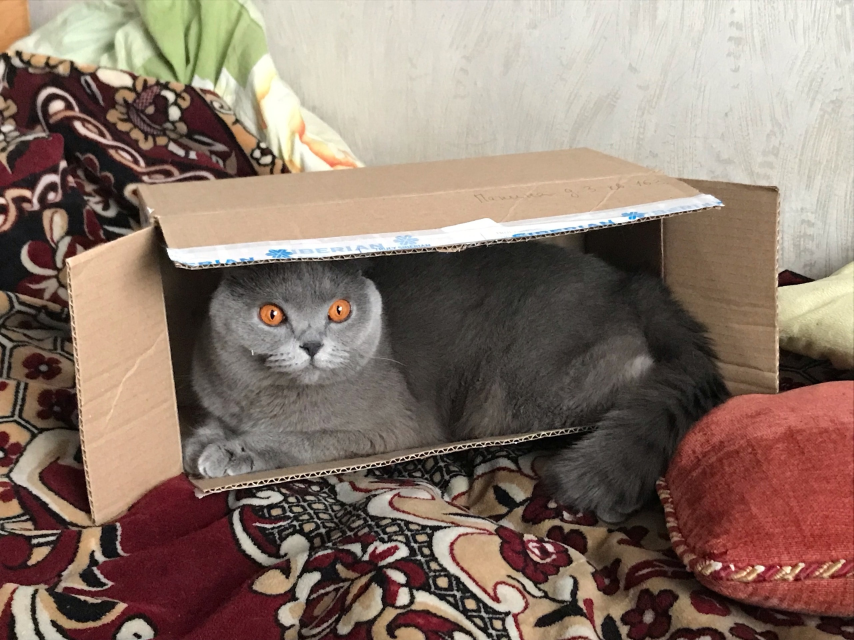
#> input picture Lab work/Lab5/Kojka.jpg, 2560 x 1920 px (shown at 1/3 size); the run also reads 1 picture not shown here
$ python lab5.py
#> lines starting #> are read from the running program, lines starting #| are printed output that depends on the picture; after the words box and inside, x2 and y2 are one past the last pixel; in counts of white or black regions, pixels touching at a corner belong together; pictures that were not available may be replaced by others from this repository, and a replacement may not be noted
import cv2
img = cv2.imread('Kojka.jpg')
#> img is the input picture: shape (1920, 2560, 3); mean B, G, R 106.6, 118.4, 137.5
scale_percent = 30  # percent of original size
width = int(img.shape[1] * scale_percent / 100)
#> width = 768
height = int(img.shape[0] * scale_percent / 100)
#> height = 576
dim = (width, height)
#> dim = (768, 576)
img = cv2.resize(img, dim, interpolation=cv2.INTER_AREA)
#> img: shape (576, 768, 3)
# 1.a
gray_img = cv2.cvtColor(img, cv2.COLOR_BGR2GRAY)
ret, thresh_img = cv2.threshold(gray_img, 130, 255, cv2.THRESH_BINARY)
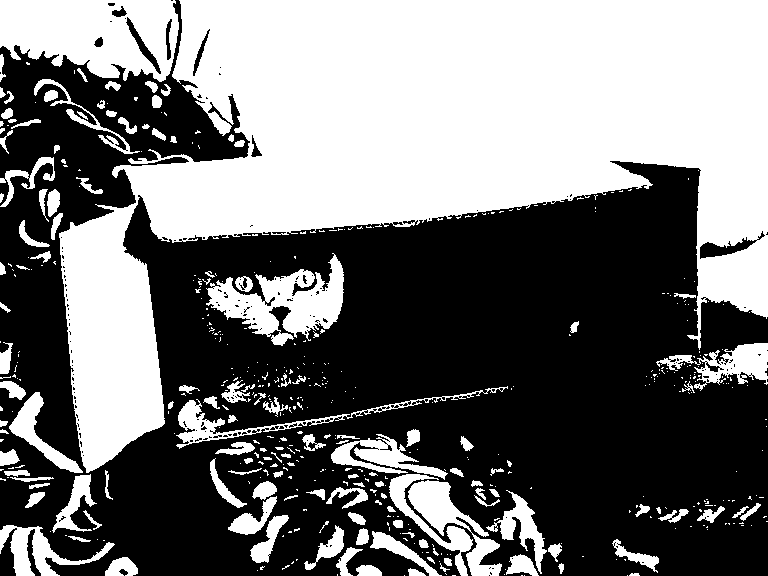
#> thresh_img: shape (576, 768); 45.5% white; 497 white regions (358 under 20 px), largest, box (x1, y1, x2, y2) and area: (59, 0, 768, 473) 150290, (0, 0, 179, 82) 10955, (206, 253, 344, 346) 5772
cv2.imshow('Original image', img)
cv2.imshow('Grayscale image', gray_img)
cv2.imshow('Binary Thresholded image', thresh_img)
cv2.waitKey(0)
cv2.destroyAllWindows()

# 1.b
text = "Hehe or not Hehe"
font = cv2.FONT_HERSHEY_SIMPLEX
font_scale = 2
thickness = 2
color = (0, 255, 0)
text_size, _ = cv2.getTextSize(text, font, font_scale, thickness)
text_x = int((img.shape[1] - text_size[0]) / 2)
#> text_x = 99
text_y = int((img.shape[0] - text_size[1]) / 2)
#> text_y = 266
cv2.putText(img, text, (text_x, text_y), font, font_scale, color, thickness)
#> img: shape (576, 768, 3); mean B, G, R 106.2, 119.9, 136.9
cv2.imshow('Image with text', img)
cv2.waitKey(0)
cv2.destroyAllWindows()

start_x = 100
start_y = 100
end_x = 500
end_y = 500
cropped_image = img[start_y:end_y, start_x:end_x]
cv2.imshow('Cropped image', cropped_image)
cv2.waitKey(0)
cv2.destroyAllWindows()

#1.c

angle = 90
rows, cols, _ = img.shape
#> rows = 576; cols = 768
rotation_matrix = cv2.getRotationMatrix2D((cols/2, rows/2), angle, 1)
#> rotation_matrix = [[6.12e-17, 1, 96], [-1, 6.12e-17, 672]]
rotated_img = cv2.warpAffine(img, rotation_matrix, (cols, rows))
cv2.imshow('Rotated image', rotated_img)
cv2.waitKey(0)
cv2.destroyAllWindows()

kernel_size = (5, 5)
blur_img = cv2.GaussianBlur(img, (51, 51), 0)
ksize = 11
sigma = 5
smooth_img = cv2.GaussianBlur(img, (ksize, ksize), sigma)
cv2.imshow('Blurred image', blur_img)
cv2.imshow('Smooth image', smooth_img)
cv2.waitKey(0)
cv2.destroyAllWindows()

#2
image = cv2.imread('people.jpg')
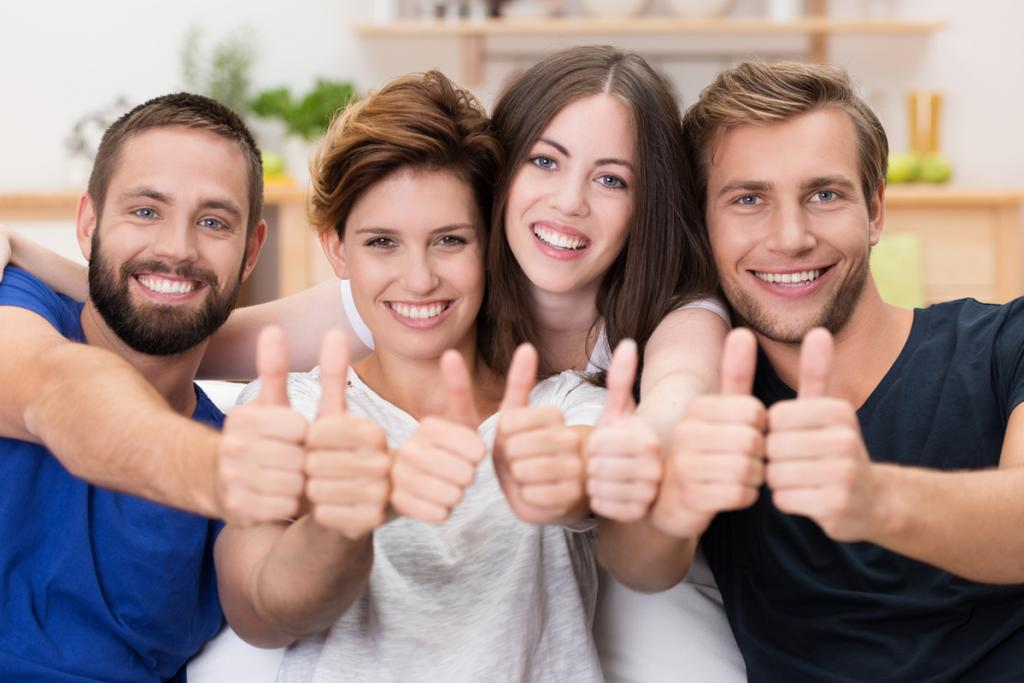
#> input picture Lab work/Lab5/people.jpg, 1024 x 683 px
#> image is the input picture: shape (683, 1024, 3); mean B, G, R 130.9, 136.6, 159.6
face_cascade = cv2.CascadeClassifier(cv2.data.haarcascades + 'haarcascade_frontalface_default.xml')
gray = cv2.cvtColor(image, cv2.COLOR_BGR2GRAY)
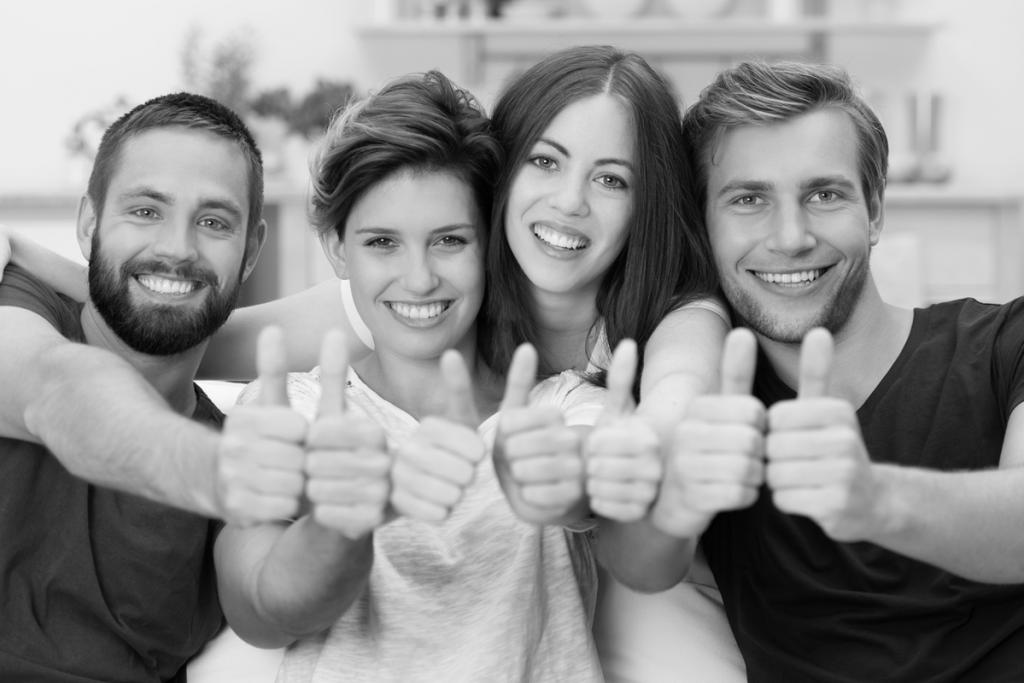
#> gray: shape (683, 1024); min 0, max 255, mean 142.8
faces = face_cascade.detectMultiScale(gray, 1.1, 4)
#> faces = [[542, 556, 31, 31], [219, 493, 102, 102], [491, 109, 167, 167], [326, 174, 177, 177], [688, 121, 199, 199], [83, 143, 186, 186]]
for (x, y, w, h) in faces:
    cv2.rectangle(image, (x, y), (x+w, y+h), (255, 0, 0), 2)
#> this loop made 6 passes
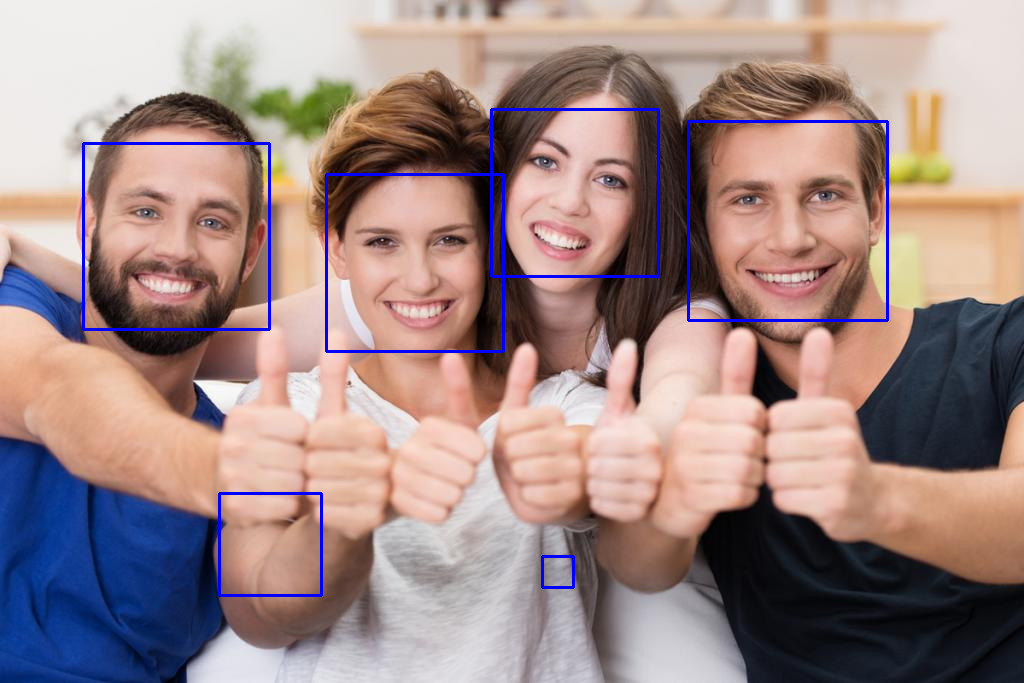
#> image: shape (683, 1024, 3); 1.47% of pixels changed, all inside (x1, y1, x2, y2) = (82, 108, 889, 597)
cv2.imshow('Image', image)
print('Number of faces detected:', len(faces))
#| Number of faces detected: 6
cv2.waitKey(0)
cv2.destroyAllWindows()

#3
import numpy as np

def draw_circle(event,x,y,flags,param):
    if(event == cv2.EVENT_LBUTTONDBLCLK):
         cv2.circle(img,(x,y),100,(255,255, 0),-1)

def draw_free(event, x, y, flags, params):
    if event == cv2.EVENT_MOUSEMOVE and flags == cv2.EVENT_FLAG_RBUTTON:
        cv2.circle(img, (x, y), 5, (255, 0, 0), -1)

img = np.zeros((512, 512, 3), dtype=np.uint8)
cv2.namedWindow('image')
cv2.setMouseCallback('image', draw_circle)
cv2.setMouseCallback('image', draw_free)

while True:
    cv2.imshow('image', img)
    if cv2.waitKey(1) & 0xFF == ord('q'):
#> (key q is pressed here)
        break

cv2.destroyAllWindows()

#4.a

capture = cv2.VideoCapture('IMG_0026.MOV')
framewidth = int(capture.get(3))
#> framewidth = 750
frameheight = int(capture.get(4))
#> frameheight = 422

x = int(framewidth / 4)
#> x = 187
y = int(frameheight / 4)
#> y = 105
width = int(framewidth / 2)
#> width = 375
height = int(frameheight / 2)
#> height = 211

while True:
    ret, frame = capture.read()
    if ret == True:
        croppedframe = frame[y:y + height, x:x + width]
        rotatedframe = cv2.rotate(croppedframe, cv2.ROTATE_90_CLOCKWISE)
        cv2.imshow('Rotated', rotatedframe)
        if cv2.waitKey(25) & 0xFF == ord('q'):
#> (key q is pressed here)
            break
    else:
        break

#4.b
capture.release()
cv2.destroyAllWindows()

capture = cv2.VideoCapture('IMG_0026.MOV')
framewidth = int(capture.get(3))
frameheight = int(capture.get(4))

x = int(framewidth / 4)
y = int(frameheight / 4)
width = int(framewidth / 2)
height = int(frameheight / 2)

while True:
    ret, frame = capture.read()
    if ret == True:
        croppedframe = frame[y:y + height, x:x + width]
        cv2.imshow('Original', frame)
        cv2.imshow('Cropped - RGB', croppedframe)
        grayframe = cv2.cvtColor(croppedframe, cv2.COLOR_BGR2GRAY)
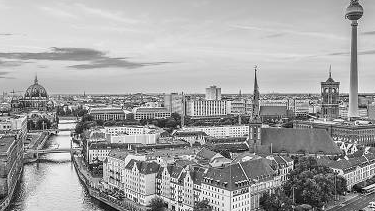
#> grayframe: shape (211, 375); min 1, max 255, mean 163.5
        cv2.imshow('Cropped - Gray', grayframe)
        if cv2.waitKey(25) & 0xFF == ord('q'):
#> (key q is pressed here)
            break
    else:
        break

capture.release()
cv2.destroyAllWindows()

#4.c
capture = cv2.VideoCapture('vecteezy_beautiful-white-cherry-blossoms-at-riverside-in-japan_1626044.mp4')
framewidth = int(capture.get(3))
frameheight = int(capture.get(4))

newwidth = int(framewidth / 2)
#> newwidth = 375
newheight = int(frameheight / 2)
#> newheight = 211

while True:
    ret, frame = capture.read()
    if ret == True:
        resizedframe = cv2.resize(frame, (newwidth, newheight))
        rotatedframe = cv2.rotate(resizedframe, cv2.ROTATE_180)
#> rotatedframe: shape (211, 375, 3)
        cv2.imshow('Rotated', rotatedframe)
        blurredframe = cv2.GaussianBlur(rotatedframe, (7, 7), 0)
        cv2.imshow('Blurred', blurredframe)
        if cv2.waitKey(25) & 0xFF == ord('q'):
#> (key q is pressed here)
            break
    else:
        break

capture.release()
cv2.destroyAllWindows()

#5

capture = cv2.VideoCapture('IMG_0026.MOV')
bgSubtractor = cv2.createBackgroundSubtractorMOG2()

while capture.isOpened():
    ret, frame = capture.read()
    if ret:
        fgMask = bgSubtractor.apply(frame)
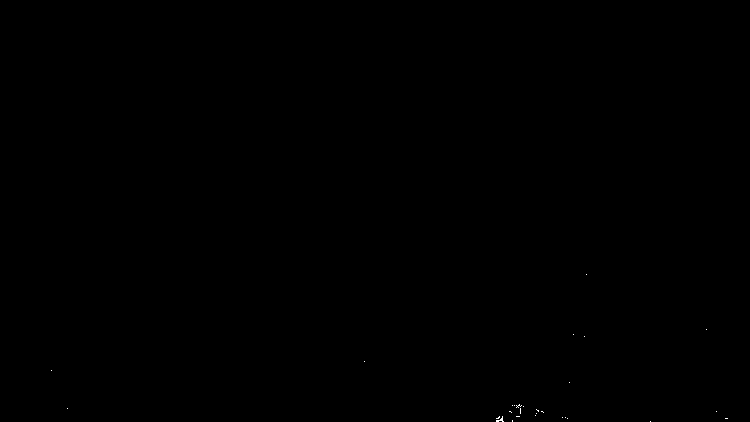
#> fgMask: shape (422, 750); values 127 (black) and 255 (white), 0.02% white in thin lines or dots, all inside (x1, y1, x2, y2) = (51, 274, 728, 422)
        kernel = cv2.getStructuringElement(cv2.MORPH_ELLIPSE, (3, 3))
#> kernel = [[0, 1, 0], [1, 1, 1], [0, 1, 0]]
        fgMask = cv2.morphologyEx(fgMask, cv2.MORPH_OPEN, kernel)
#> fgMask: shape (422, 750); values 127 (black) and 255 (white), 0% white in thin lines or dots, all inside (x1, y1, x2, y2) = (496, 418, 503, 422)
        contours, hierarchy = cv2.findContours(fgMask, cv2.RETR_EXTERNAL, cv2.CHAIN_APPROX_SIMPLE)
#> contours = [[[0, 0], [0, 421], [749, 421], [749, 0]]]
        for contour in contours:
            x, y, w, h = cv2.boundingRect(contour)
            cv2.rectangle(frame, (x, y), (x + w, y + h), (0, 255, 0), 2)
#> this loop made 1 pass
#> (contour, x, y, w, h) on pass 1: ([[0, 0], [0, 421], [749, 421], [749, 0]], 0, 0, 750, 422)
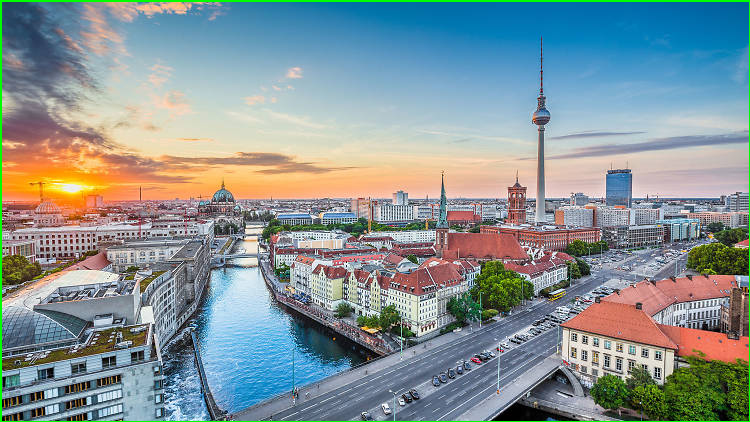
#> frame: shape (422, 750, 3); mean B, G, R 149.2, 147.4, 133.6
        cv2.imshow('frame', frame)
    if cv2.waitKey(1) & 0xFF == ord('q'):
#> (key q is pressed here)
        break

capture.release()
cv2.destroyAllWindows()
